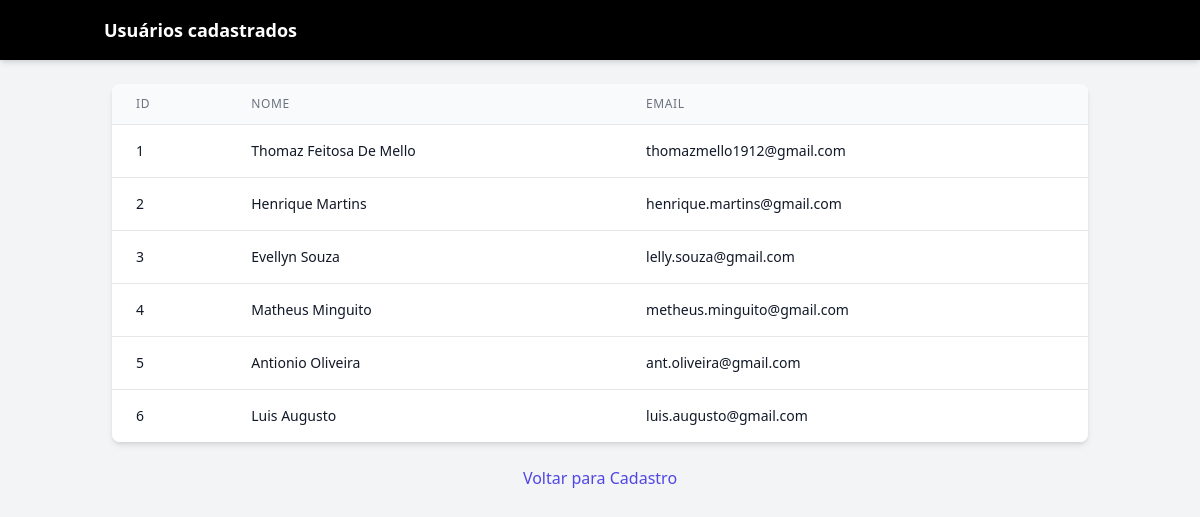
/registered_users, run on an earlier commit of the app's database.
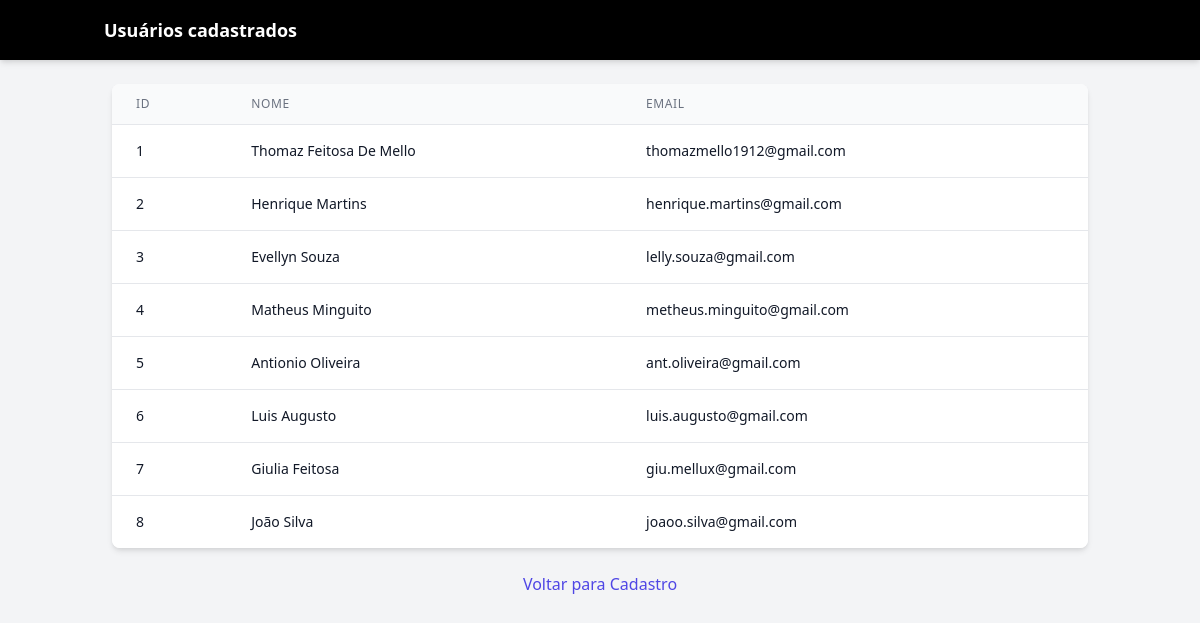
And on a later commit of the database.
### app.py (models this page shows)
class User(db.Model):
    id = db.Column(db.Integer, primary_key=True)
    name = db.Column(db.String(100), nullable=False)
    email = db.Column(db.String(120), unique=True, nullable=False)

### app.py (the view)
@app.route('/registered_users')
def usuarios():
    users = User.query.all()
    return render_template('users.html', users=users)

### templates/users.html (shortened to what this page needs)
<!DOCTYPE html>
<html lang="pt-br">
    <head>
        <link href="https://cdn.jsdelivr.net/npm/tailwindcss@2.2.19/dist/tailwind.min.css" rel="stylesheet">
    </head>
    <body class="bg-gray-100">
        <header class="bg-black text-white py-4 shadow-md">
            <div class="container mx-auto flex justify-between items-center px-4">
                <h1 class="text-lg font-semibold">
                Usuários cadastrados
                </h1>
            </div>
        </header>
        <div class="container mx-auto p-6">
            <div class="overflow-x-auto bg-white shadow-md rounded-lg">
                <table class="min-w-full divide-y divide-gray-200">
                    <thead class="bg-gray-50">
                        <tr>
                            <th scope="col" class="px-6 py-3 text-left text-xs font-medium text-gray-500 uppercase tracking-wider">
                                ID
                            </th>
                            <th scope="col" class="px-6 py-3 text-left text-xs font-medium text-gray-500 uppercase tracking-wider">
                                Nome
                            </th>
                            <th scope="col" class="px-6 py-3 text-left text-xs font-medium text-gray-500 uppercase tracking-wider">
                                Email
                            </th>
                        </tr>
                    </thead>
                    <tbody class="bg-white divide-y divide-gray-200">
                        {% for user in users %}
                        <tr class="hover:bg-gray-50">
                            <td class="px-6 py-4 whitespace-nowrap text-sm text-gray-900">
                                {{ user.id }}
                            </td>
                            <td class="px-6 py-4 whitespace-nowrap text-sm text-gray-900">
                                {{ user.name }}
                            </td>
                            <td class="px-6 py-4 whitespace-nowrap text-sm text-gray-900">
                                {{ user.email }}
                            </td>
                        </tr>
                        {% endfor %}
                    </tbody>
                </table>
            </div>
            <div class="mt-6 text-center">
                <a href="/user_registration" class="text-indigo-600 hover:text-indigo-900 font-medium">Voltar para Cadastro</a>
            </div>
        </div>
    </body>
</html>

What changed in the data, as far as the page shows it:
added User: id "7", name "Giulia Feitosa", email "giu.mellux@gmail.com"
added User: id "8", name "João Silva", email "joaoo.silva@gmail.com"
